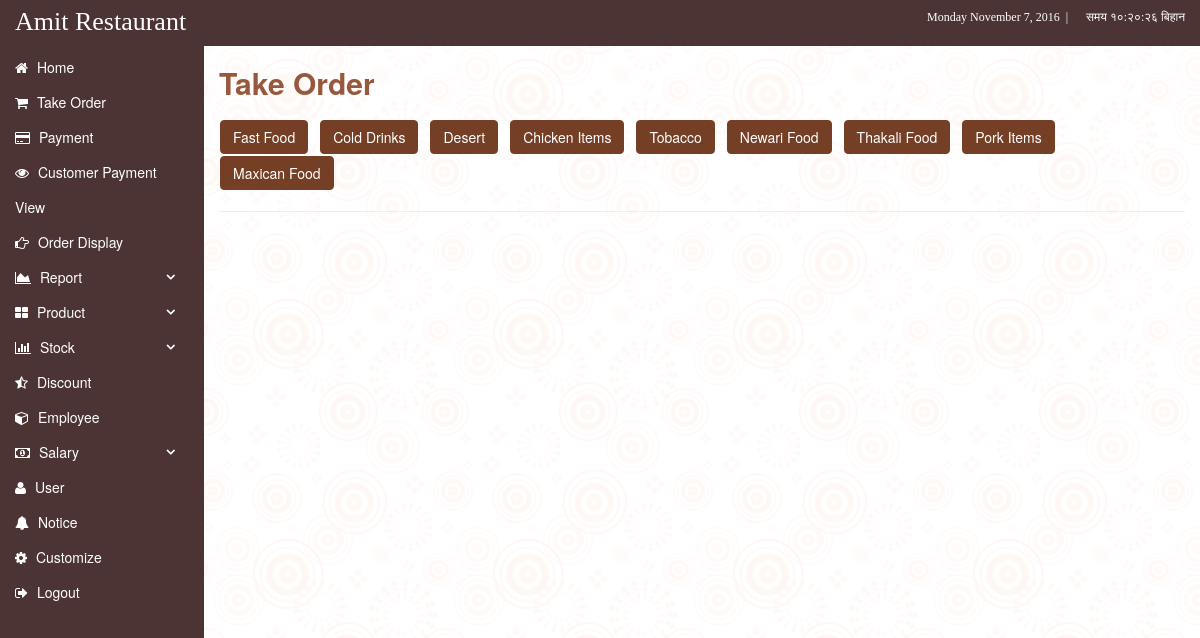
The page /shop.php (signed in) on the database as committed earlier.
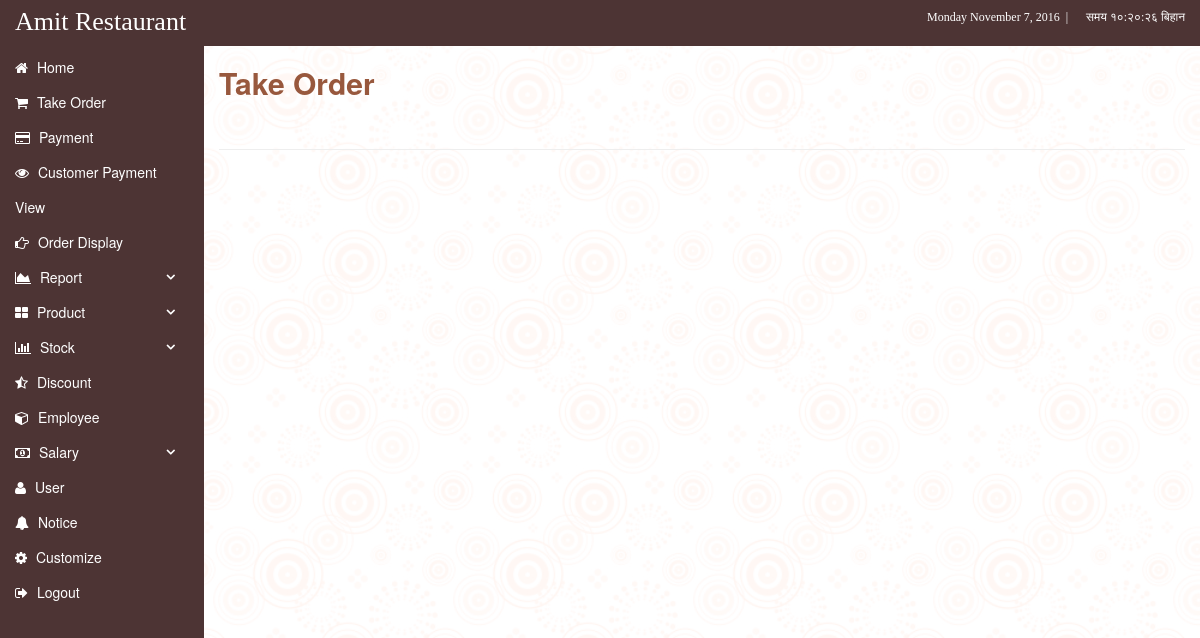
The same page on the database as committed later.
### tables this page shows
CREATE TABLE `category` (
  `id` int(9) NOT NULL,
  `name` varchar(30) NOT NULL,
  `category_code` int(9) NOT NULL
);

### shop.php (the view, shortened to what this page needs)
<?php include ('inc/header.php'); ?>
<?php if(!user_cook() ){ ?>
<h2 class="page-title">Take Order</h2>
<div class="row">
		<?php
			$id_qry = "SELECT * FROM category";
		 $sel_id = query($id_qry);
			echo "<ul class=\"shop-nav\">";
		 while ($row = fetch($sel_id)) {  ?>
          		<li><a class="btn btn-primary
          		<?php
          		if(!empty($_GET['val'])) {
          			if(encrypt_decrypt('decrypt',$_GET['val']) == $row['category_code']) {
          			 echo 'active';
          			}
          		}
          		?>"
          		href="shop.php?val=<?php echo encrypt_decrypt('encrypt',$row['category_code']); ?>"><?php echo $row['name']; ?></a></li>
       <?php }?>
       </ul>
</div>
<hr>
<?php include ('inc/footer.php'); ?>
<?php
	} else {
		redirect_to("index");
	}
?>

Rows that differ between the two databases and show on the page:
removed category: name "Fast Food"
removed category: name "Cold Drinks"
removed category: name "Desert"
removed category: name "Chicken Items"
removed category: name "Tobacco"
removed category: name "Newari Food"
removed category: name "Thakali Food"
removed category: name "Pork Items"
removed category: name "Maxican Food"
